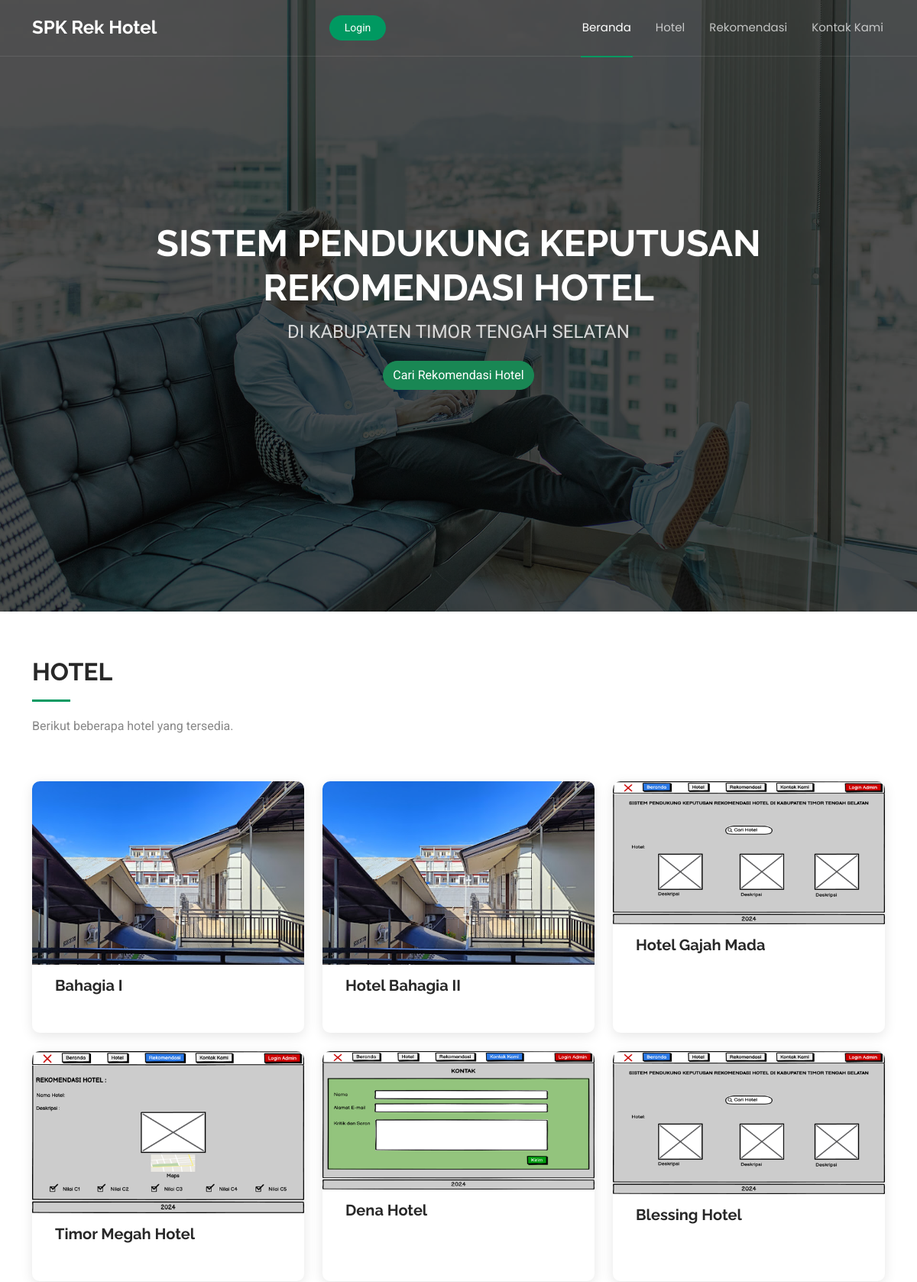
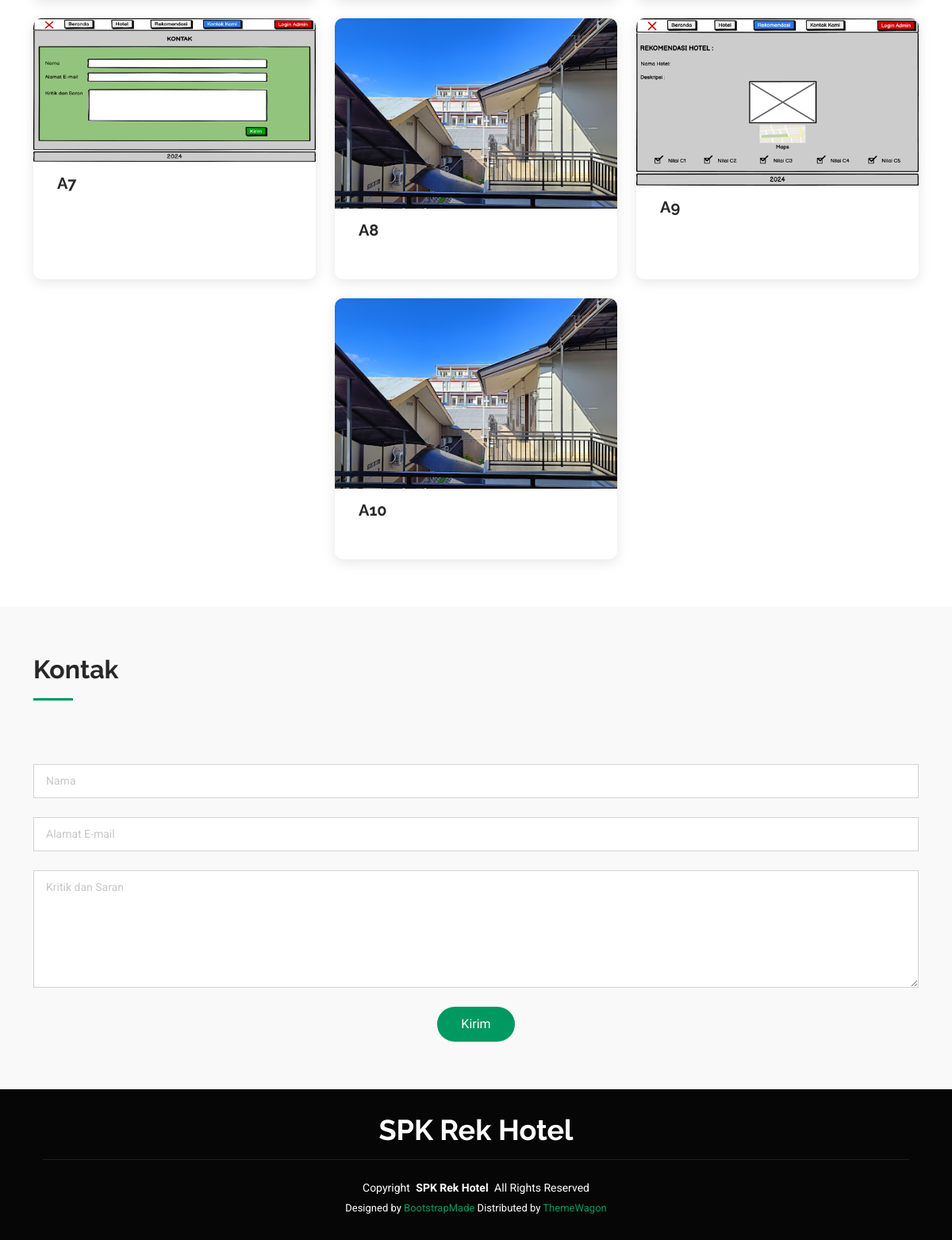
The page / on the database its author committed (2 pictures, top to bottom).
### tables this page shows
CREATE TABLE `alternatif` (
  `id_alternatif` int(11) NOT NULL,
  `nama_alternatif` varchar(255) NOT NULL,
  `gambar` varchar(255) NOT NULL,
  `alamat` text NOT NULL,
  `latitude` varchar(255) NOT NULL,
  `longitude` varchar(255) NOT NULL
);

### application/controllers/Pages.php (called while the page is built, shortened)
<?php
class Pages extends CI_Controller {
	public function index()
	{
		$listHotel = $this->db->query("SELECT * FROM alternatif")->result_array();
		$data = [
			'listHotel' => $listHotel,
			'menu' => 'index'
		];
		$this->load->view('pages/templates/header', $data);
		$this->load->view('pages/index');
		$this->load->view('pages/templates/footer');
	}
}

### index.php (called while the page is built, shortened)
<?php
require_once BASEPATH.'core/CodeIgniter.php';

### application/views/pages/index.php (the view, shortened to what this page needs)
<section id="hero" class="hero section dark-background">
    <img src="assets/img/hero-bg.jpg" alt="" data-aos="fade-in">
    <div class="container d-flex flex-column align-items-center text-center">
        <h2 data-aos="fade-up" data-aos-delay="100">SISTEM PENDUKUNG KEPUTUSAN REKOMENDASI HOTEL</h2>
        <p data-aos="fade-up" data-aos-delay="200">DI KABUPATEN TIMOR TENGAH SELATAN
        </p>
        <div data-aos="fade-up" data-aos-delay="300">
            <a href="<?=base_url('pages/rekomendasi');?>" class="btn btn-success rounded-pill">Cari Rekomendasi
                Hotel</a>
        </div>
    </div>
</section>
<section id="recent-posts" class="recent-posts section">
    <div class="container section-title" data-aos="fade-up">
        <h2>HOTEL</h2>
        <p>Berikut beberapa hotel yang tersedia.</p>
    </div>
    <div class="container">
        <div class="row gy-4 d-flex justify-content-center">
            <?php foreach ($listHotel as $key => $hotel) :?>
            <div class="col-xl-4 col-md-6" data-aos="fade-up" data-aos-delay="100">
                <article>
                    <div class="post-img">
                        <img src="<?=base_url('uploads/').$hotel['gambar'];?>" alt="" class="img-fluid">
                    </div>
                    <h2 class="title">
                        <a href="blog-details.html"><?=$hotel['nama_alternatif'];?></a>
                    </h2>
                </article>
            </div>
            <?php endforeach;?>
        </div>
    </div>
</section>
<section id="contact" class="contact section light-background">
    <div class="container section-title" data-aos="fade-up">
        <h2>Kontak</h2>
    </div>
    <div class="container" data-aos="fade" data-aos-delay="100">
        <div class="row gy-4">
            <div class="col-lg-12">
                <form id="formKontak" method="post" class="php-email-form">
                    <div class="row gy-4">
                        <div class="col-md-12">
                            <input type="text" name="name" class="form-control" placeholder="Nama" required>
                        </div>
                        <div class="col-md-12">
                            <input type="email" name="email" class="form-control" placeholder="Alamat E-mail"
                                required>
                        </div>
                        <div class="col-md-12">
                            <textarea name="message" class="form-control" rows="6" placeholder="Kritik dan Saran"
                                required></textarea>
                        </div>
                        <div class="col-md-12 text-center">
                            <button type="submit">Kirim</button>
                        </div>
                    </div>
                </form>
            </div>
        </div>
    </div>
</section>

### application/views/pages/templates/header.php (shortened to what this page needs)
<!DOCTYPE html>
<html lang="en">
<head>
    <link href="<?=base_url();?>assets/vendor/bootstrap/css/bootstrap.min.css" rel="stylesheet">
    <link href="<?=base_url();?>assets/vendor/bootstrap-icons/bootstrap-icons.css" rel="stylesheet">
    <link href="<?=base_url();?>assets/vendor/aos/aos.css" rel="stylesheet">
    <link href="<?=base_url();?>assets/vendor/glightbox/css/glightbox.min.css" rel="stylesheet">
    <link href="<?=base_url();?>assets/vendor/swiper/swiper-bundle.min.css" rel="stylesheet">
    <link href="<?=base_url();?>assets/css/main.css" rel="stylesheet">
</head>
<body class="index-page">
    <header id="header" class="header d-flex align-items-center fixed-top">
        <div class="container position-relative d-flex align-items-center justify-content-between">
            <a href="index.html" class="logo d-flex align-items-center me-auto me-xl-0">
                <h1 class="sitename">SPK Rek Hotel</h1>
            </a>
            <nav id="navmenu" class="navmenu">
                <ul>
                    <li><a href="<?=base_url('pages')?>#hero">Beranda</a></li>
                    <li><a href="<?=base_url('pages')?>#recent-posts">Hotel</a></li>
                    <li><a class="<?=$menu == 'rekomendasi'?'active':''?>"
                            href="<?=base_url('pages/rekomendasi')?>">Rekomendasi</a></li>
                    <li><a href="<?=base_url('pages')?>#contact">Kontak Kami</a></li>
                </ul>
            </nav>
            <?php if (!empty($this->session->userdata('id_auth'))): ?>
            <a class="cta-btn" href="<?= base_url('logout') ?>">Logout</a>
            <?php else: ?>
            <a class="cta-btn" href="<?= base_url('auth') ?>">Login</a>
            <?php endif; ?>
        </div>
    </header>
    <main class="main">

### application/views/pages/templates/footer.php (shortened to what this page needs)
</main>
<footer id="footer" class="footer dark-background">
    <div class="container">
        <h3 class="sitename">SPK Rek Hotel</h3>
        <div class="container">
            <div class="copyright">
                <span>Copyright</span> <strong class="px-1 sitename">SPK Rek Hotel</strong> <span>All Rights
                    Reserved</span>
            </div>
            <div class="credits">
                Designed by <a href="https://bootstrapmade.com/">BootstrapMade</a> Distributed by <a
                    href=“https://themewagon.com>ThemeWagon
            </div>
        </div>
    </div>
</footer>
</body>
</html>

### rows shown on the page
alternatif: gambar (picture), nama_alternatif "Bahagia I"
alternatif: gambar (picture), nama_alternatif "Hotel Bahagia II"
alternatif: gambar (picture), nama_alternatif "Hotel Gajah Mada"
alternatif: gambar (picture), nama_alternatif "Timor Megah Hotel"
alternatif: gambar (picture), nama_alternatif "Dena Hotel"
alternatif: gambar (picture), nama_alternatif "Blessing Hotel"
alternatif: gambar (picture), nama_alternatif "A7"
alternatif: gambar (picture), nama_alternatif "A8"
alternatif: gambar (picture), nama_alternatif "A9"
alternatif: gambar (picture), nama_alternatif "A10"
